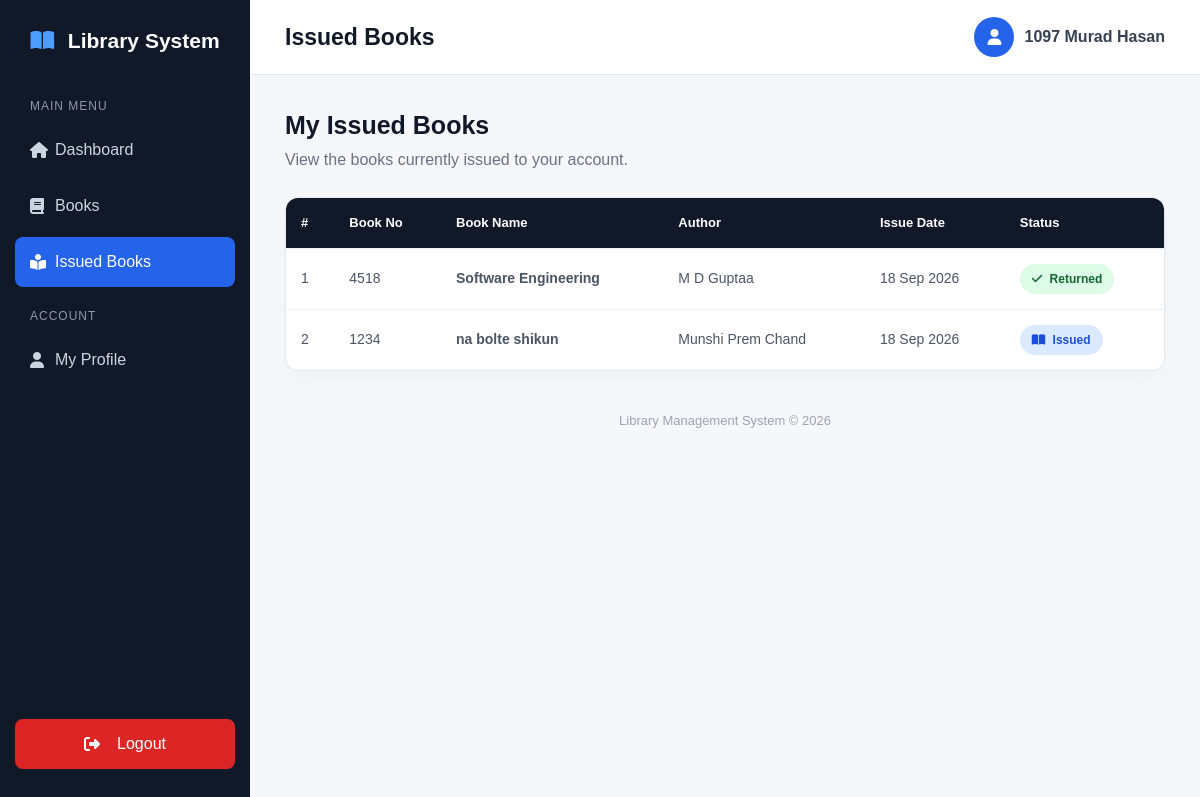
The page /user/issued_books.php (signed in) on the database its author committed.
### tables this page shows
CREATE TABLE `issued_books` (
  `s_no` int(11) NOT NULL,
  `book_no` int(11) NOT NULL,
  `book_name` varchar(200) NOT NULL,
  `book_author` varchar(200) NOT NULL,
  `student_id` int(11) NOT NULL,
  `status` int(11) NOT NULL,
  `issue_date` datetime NOT NULL
);

### user/issued_books.php (the view, shortened to what this page needs)
<?php
$connection = mysqli_connect("localhost", "root", "", "lms");
$student_id = $_SESSION["user_id"];
$query = "
    SELECT
        s_no,
        book_no,
        book_name,
        book_author,
        status,
        issue_date
    FROM issued_books
    WHERE student_id = '$student_id'
    ORDER BY issue_date DESC
";
$result = mysqli_query($connection, $query);
?>
<!DOCTYPE html>
<html lang="en">
<head>
    <link rel="stylesheet"
          href="https://cdn.jsdelivr.net/npm/bootstrap@4.6.2/dist/css/bootstrap.min.css">
    <link rel="stylesheet"
          href="https://cdnjs.cloudflare.com/ajax/libs/font-awesome/6.5.2/css/all.min.css">
</head>
<body>
<div class="sidebar">
    <div class="logo">
        <i class="fa-solid fa-book-open"></i>
        Library System
    </div>
    <div class="menu-title">
        Main Menu
    </div>
    <a href="dashboard.php">
        <i class="fa-solid fa-house"></i>
        Dashboard
    </a>
    <a href="books.php">
        <i class="fa-solid fa-book"></i>
        Books
    </a>
    <a href="issued_books.php"
       class="active">
        <i class="fa-solid fa-book-open-reader"></i>
        Issued Books
    </a>
    <div class="menu-title">
        Account
    </div>
    <a href="#">
        <i class="fa-solid fa-user"></i>
        My Profile
    </a>
    <div class="logout">
        <a href="../logout.php">
            <i class="fa-solid fa-right-from-bracket mr-2"></i>
            Logout
        </a>
    </div>
</div>
<div class="main-content">
    <div class="topbar">
        <div class="page-title">
            Issued Books
        </div>
        <div class="user-profile">
            <div class="user-icon">
                <i class="fa-solid fa-user"></i>
            </div>
            <div class="user-name">
                <?php
                echo htmlspecialchars($_SESSION["user_name"]);
                ?>
            </div>
        </div>
    </div>
    <div class="content">
        <div class="section-heading">
            <h2>
                My Issued Books
            </h2>
            <p>
                View the books currently issued to your account.
            </p>
        </div>
        <div class="table-card">
            <?php
            if ($result && mysqli_num_rows($result) > 0) {
            ?>
            <div class="table-responsive">
                <table class="table">
                    <thead>
                        <tr>
                            <th>#</th>
                            <th>Book No</th>
                            <th>Book Name</th>
                            <th>Author</th>
                            <th>Issue Date</th>
                            <th>Status</th>
                        </tr>
                    </thead>
                    <tbody>
                    <?php
                    $serial = 1;
                    while ($book = mysqli_fetch_assoc($result)) {
                    ?>
                        <tr>
                            <td>
                                <?php echo $serial++; ?>
                            </td>
                            <td>
                                <?php
                                echo htmlspecialchars($book["book_no"]);
                                ?>
                            </td>
                            <td>
                                <strong>
                                    <?php
                                    echo htmlspecialchars($book["book_name"]);
                                    ?>
                                </strong>
                            </td>
                            <td>
                                <?php
                                echo htmlspecialchars($book["book_author"]);
                                ?>
                            </td>
                            <td>
                                <?php
                                echo date(
                                    "d M Y",
                                    strtotime($book["issue_date"])
                                );
                                ?>
                            </td>
                            <td>
                                <?php
                                if ($book["status"] == 1) {
                                ?>
                                    <span class="status status-issued">
                                        <i class="fa-solid fa-book-open mr-1"></i>
                                        Issued
                                    </span>
                                <?php
                                } else {
                                ?>
                                    <span class="status status-returned">
                                        <i class="fa-solid fa-check mr-1"></i>
                                        Returned
                                    </span>
                                <?php
                                }
                                ?>
                            </td>
                        </tr>
                    <?php
                    }
                    ?>
                    </tbody>
                </table>
            </div>
            <?php
            }
            ?>
        </div>
        <div class="footer">
            Library Management System © 2026
        </div>
    </div>
</div>
</body>
</html>

### user/issued_books.php (style rules this page uses)
* { margin: 0; padding: 0; box-sizing: border-box; }
body { font-family: Arial, sans-serif; background: #f5f7fb; color: #333; }
.sidebar { position: fixed; left: 0; top: 0; width: 250px; height: 100vh; background: #111827; padding: 25px 15px; z-index: 1000; }
.logo { color: white; font-size: 21px; font-weight: bold; text-align: center; margin-bottom: 40px; }
.logo i { margin-right: 8px; color: #4f9cff; }
.menu-title { color: #8d98a9; font-size: 12px; text-transform: uppercase; margin: 20px 15px 10px; letter-spacing: 1px; }
.sidebar a { display: flex; align-items: center; color: #cbd5e1; text-decoration: none; padding: 13px 15px; margin-bottom: 6px; border-radius: 8px; transition: 0.3s; }
.sidebar a i { width: 25px; font-size: 16px; }
.sidebar a:hover, .sidebar a.active { background: #2563eb; color: white; }
.logout { position: absolute; bottom: 25px; left: 15px; right: 15px; }
.logout a { background: #dc2626; color: white; justify-content: center; }
.main-content { margin-left: 250px; min-height: 100vh; }
.topbar { height: 75px; background: white; border-bottom: 1px solid #e5e7eb; display: flex; justify-content: space-between; align-items: center; padding: 0 35px; }
.page-title { font-size: 23px; font-weight: bold; color: #111827; }
.user-profile { display: flex; align-items: center; }
.user-icon { width: 40px; height: 40px; border-radius: 50%; background: #2563eb; color: white; display: flex; justify-content: center; align-items: center; margin-right: 10px; }
.user-name { font-weight: 600; color: #374151; }
.content { padding: 35px; }
.section-heading { margin-bottom: 25px; }
.section-heading h2 { font-size: 25px; font-weight: bold; color: #111827; }
.section-heading p { color: #6b7280; margin-top: 5px; }
.table-card { background: white; border: 1px solid #e5e7eb; border-radius: 13px; overflow: hidden; box-shadow: 0 5px 15px rgba(0,0,0,0.03); }
.table-responsive { margin: 0; }
.table { margin-bottom: 0; }
.table thead th { background: #111827; color: white; border: none; font-size: 13px; padding: 15px; white-space: nowrap; }
.table tbody td { padding: 15px; vertical-align: middle; color: #4b5563; border-color: #edf0f4; font-size: 14px; }
.status { display: inline-block; padding: 6px 12px; border-radius: 20px; font-size: 12px; font-weight: 600; }
.status-issued { background: #dbeafe; color: #1d4ed8; }
.status-returned { background: #dcfce7; color: #166534; }
.footer { text-align: center; color: #9ca3af; font-size: 13px; margin-top: 40px; }

### rows shown on the page
issued_books: book_no "4518", book_name "Software Engineering", book_author "M D Guptaa", issue_date "18 Sep 2026", status 0 (drawn)
issued_books: book_no "1234", book_name "na bolte shikun", book_author "Munshi Prem Chand", issue_date "18 Sep 2026", status 1 (drawn)

### other values the page prints
$_SESSION["user_name"] "1097 Murad Hasan"
